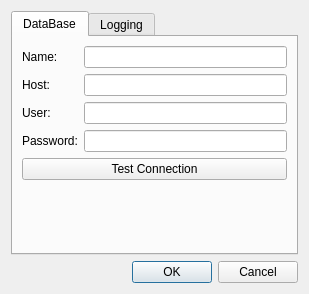
<?xml version="1.0" encoding="UTF-8"?>
<ui version="4.0">
 <class>dlgPreferences</class>
 <widget class="QDialog" name="dlgPreferences">
  <property name="geometry">
   <rect>
    <x>0</x>
    <y>0</y>
    <width>309</width>
    <height>294</height>
   </rect>
  </property>
  <property name="windowTitle">
   <string>Preferences</string>
  </property>
  <layout class="QVBoxLayout" name="verticalLayout">
   <item>
    <widget class="QTabWidget" name="tbwPreferences">
     <property name="currentIndex">
      <number>0</number>
     </property>
     <widget class="QWidget" name="tabDataBase">
      <attribute name="title">
       <string>DataBase</string>
      </attribute>
      <layout class="QVBoxLayout" name="verticalLayout_2">
       <item>
        <layout class="QFormLayout" name="formLayout">
         <item row="0" column="0">
          <widget class="QLabel" name="lblDBName">
           <property name="text">
            <string>Name:</string>
           </property>
          </widget>
         </item>
         <item row="0" column="1">
          <widget class="QLineEdit" name="ledDBName"/>
         </item>
         <item row="1" column="0">
          <widget class="QLabel" name="lblDBHost">
           <property name="text">
            <string>Host:</string>
           </property>
          </widget>
         </item>
         <item row="1" column="1">
          <widget class="QLineEdit" name="ledDBHost"/>
         </item>
         <item row="2" column="0">
          <widget class="QLabel" name="lblDBUser">
           <property name="text">
            <string>User:</string>
           </property>
          </widget>
         </item>
         <item row="2" column="1">
          <widget class="QLineEdit" name="ledDBUser"/>
         </item>
         <item row="3" column="0">
          <widget class="QLabel" name="lblDBPassword">
           <property name="text">
            <string>Password:</string>
           </property>
          </widget>
         </item>
         <item row="3" column="1">
          <widget class="QLineEdit" name="ledDBPassword"/>
         </item>
        </layout>
       </item>
       <item>
        <widget class="QPushButton" name="psbTestConnection">
         <property name="text">
          <string>Test Connection</string>
         </property>
        </widget>
       </item>
       <item>
        <spacer name="verticalSpacer">
         <property name="orientation">
          <enum>Qt::Vertical</enum>
         </property>
         <property name="sizeHint" stdset="0">
          <size>
           <width>20</width>
           <height>0</height>
          </size>
         </property>
        </spacer>
       </item>
      </layout>
     </widget>
     <widget class="QWidget" name="tabLogging">
      <attribute name="title">
       <string>Logging</string>
      </attribute>
      <layout class="QVBoxLayout" name="verticalLayout_3">
       <item>
        <layout class="QFormLayout" name="formLayout_2">
         <item row="0" column="0">
          <widget class="QLabel" name="lblConsoleLogLevel">
           <property name="text">
            <string>Console Log Level:</string>
           </property>
          </widget>
         </item>
         <item row="0" column="1">
          <widget class="QComboBox" name="cbxConsoleLogLevel"/>
         </item>
         <item row="1" column="0">
          <widget class="QLabel" name="lblFileLogLevel">
           <property name="text">
            <string>File Log Level:</string>
           </property>
          </widget>
         </item>
         <item row="1" column="1">
          <widget class="QComboBox" name="cbxFileLogLevel"/>
         </item>
        </layout>
       </item>
       <item>
        <spacer name="verticalSpacer_2">
         <property name="orientation">
          <enum>Qt::Vertical</enum>
         </property>
         <property name="sizeHint" stdset="0">
          <size>
           <width>20</width>
           <height>107</height>
          </size>
         </property>
        </spacer>
       </item>
      </layout>
     </widget>
    </widget>
   </item>
   <item>
    <widget class="QDialogButtonBox" name="bbxButtons">
     <property name="orientation">
      <enum>Qt::Horizontal</enum>
     </property>
     <property name="standardButtons">
      <set>QDialogButtonBox::Cancel|QDialogButtonBox::Ok</set>
     </property>
    </widget>
   </item>
  </layout>
 </widget>
 <resources/>
 <connections>
  <connection>
   <sender>bbxButtons</sender>
   <signal>accepted()</signal>
   <receiver>dlgPreferences</receiver>
   <slot>accept()</slot>
   <hints>
    <hint type="sourcelabel">
     <x>248</x>
     <y>254</y>
    </hint>
    <hint type="destinationlabel">
     <x>157</x>
     <y>274</y>
    </hint>
   </hints>
  </connection>
  <connection>
   <sender>bbxButtons</sender>
   <signal>rejected()</signal>
   <receiver>dlgPreferences</receiver>
   <slot>reject()</slot>
   <hints>
    <hint type="sourcelabel">
     <x>316</x>
     <y>260</y>
    </hint>
    <hint type="destinationlabel">
     <x>286</x>
     <y>274</y>
    </hint>
   </hints>
  </connection>
 </connections>
</ui>
